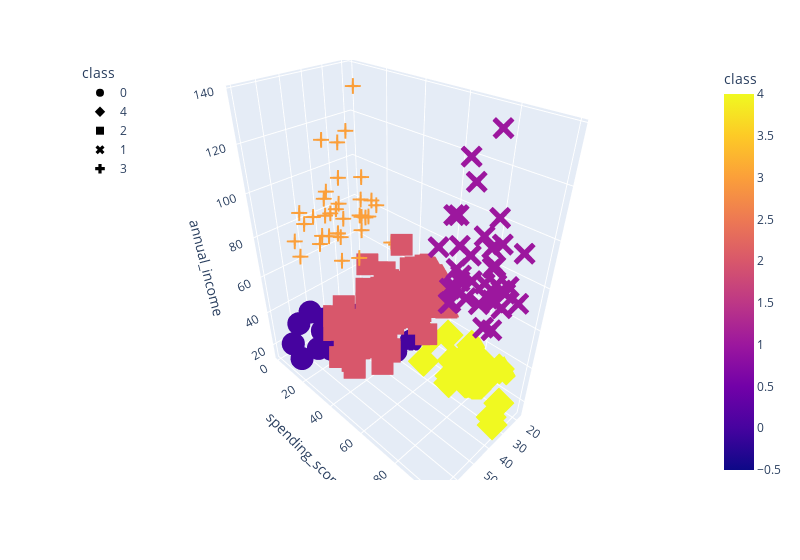

Notebook source saved alongside this figure:
### Code cell
# Plot the 3D-scatter with x="Annual Income", y="Spending Score (1-100)" and z="Age"
fig = px.scatter_3d(
    five_clusters,
    x="age",
    y="spending_score",
    z="annual_income",
    color="class",
    symbol="class",
    width=800,
)
fig.update_layout(legend=dict(x=0, y=1))
fig.show()

### Figure 1 — Plotly figure (JSON) as saved in the notebook; plotly's stock layout.template omitted (floating-point values rounded to 4 significant figures)
{"data": [{"hovertemplate": "class=%{marker.color}<br>age=%{x}<br>spending_score=%{y}<br>annual_income=%{z}<extra></extra>", "legendgroup": "0", "marker": {"color": [0, 0, 0, 0, 0, 0, 0, 0, 0, 0, 0, 0, 0, 0, 0, 0, 0, 0, 0, 0, 0, 0, 0], "coloraxis": "coloraxis", "symbol": "circle"}, "mode": "markers", "name": "0", "scene": "scene", "showlegend": true, "type": "scatter3d", "x": [19, 20, 31, 35, 64, 67, 58, 37, 35, 52, 35, 46, 54, 45, 40, 60, 53, 49, 42, 36, 65, 48, 49], "y": [39, 6, 40, 6, 3, 14, 15, 13, 35, 29, 35, 5, 14, 32, 31, 4, 4, 14, 17, 26, 35, 36, 28], "z": [15, 16, 17, 18, 19, 19, 20, 20, 21, 23, 24, 25, 28, 28, 29, 30, 33, 33, 34, 37, 38, 39, 39]}, {"hovertemplate": "class=%{marker.color}<br>age=%{x}<br>spending_score=%{y}<br>annual_income=%{z}<extra></extra>", "legendgroup": "4", "marker": {"color": [4, 4, 4, 4, 4, 4, 4, 4, 4, 4, 4, 4, 4, 4, 4, 4, 4, 4, 4, 4, 4, 4, 4], "coloraxis": "coloraxis", "symbol": "diamond"}, "mode": "markers", "name": "4", "scene": "scene", "showlegend": true, "type": "scatter3d", "x": [21, 23, 22, 23, 30, 35, 24, 22, 20, 35, 25, 31, 29, 35, 23, 21, 18, 21, 30, 20, 24, 31, 24], "y": [81, 77, 76, 94, 72, 99, 77, 79, 66, 98, 73, 73, 82, 61, 87, 73, 92, 81, 73, 75, 92, 61, 65], "z": [15, 16, 17, 18, 19, 19, 20, 20, 21, 23, 24, 25, 28, 28, 29, 30, 33, 33, 34, 37, 38, 39, 39]}, {"hovertemplate": "class=%{marker.color}<br>age=%{x}<br>spending_score=%{y}<br>annual_income=%{z}<extra></extra>", "legendgroup": "2", "marker": {"color": [2, 2, 2, 2, 2, 2, 2, 2, 2, 2, 2, 2, 2, 2, 2, 2, 2, 2, 2, 2, 2, 2, 2, 2, 2, 2, 2, 2, 2, 2, 2, 2, 2, 2, 2, 2, 2, 2, 2, 2, 2, 2, 2, 2, 2, 2, 2, 2, 2, 2, 2, 2, 2, 2, 2, 2, 2, 2, 2, 2, 2, 2, 2, 2, 2, 2, 2, 2, 2, 2, 2, 2, 2, 2, 2, 2, 2, 2, 2], "coloraxis": "coloraxis", "symbol": "square"}, "mode": "markers", "name": "2", "scene": "scene", "showlegend": true, "type": "scatter3d", "x": [50, 27, 29, 31, 49, 33, 31, 59, 50, 47, 51, 69, 27, 53, 70, 19, 67, 54, 63, 18, 43, 68, 19, 32, 70, 47, 60, 60, 59, 26, 45, 40, 23, 49, 57, 38, 67, 46, 21, 48, 55, 22, 34, 50, 68, 18, 48, 40, 32, 24, 47, 27, 48, 20, 23, 49, 67, 26, 49, 21, 66, 54, 68, 66, 65, 19, 38, 19, 18, 19, 63, 49, 51, 50, 27, 38, 40, 43, 28], "y": [55, 47, 42, 42, 52, 60, 54, 60, 45, 41, 50, 46, 51, 46, 56, 55, 52, 59, 51, 59, 50, 48, 59, 47, 55, 42, 49, 56, 47, 54, 53, 48, 52, 42, 51, 55, 41, 44, 57, 46, 58, 55, 60, 46, 55, 41, 49, 40, 42, 52, 47, 50, 42, 49, 41, 48, 59, 55, 56, 42, 50, 46, 43, 48, 52, 54, 42, 46, 48, 50, 43, 59, 43, 57, 56, 40, 58, 35, 40], "z": [40, 40, 40, 40, 42, 42, 43, 43, 43, 43, 44, 44, 46, 46, 46, 46, 47, 47, 48, 48, 48, 48, 48, 48, 49, 49, 50, 50, 54, 54, 54, 54, 54, 54, 54, 54, 54, 54, 54, 54, 57, 57, 58, 58, 59, 59, 60, 60, 60, 60, 60, 60, 61, 61, 62, 62, 62, 62, 62, 62, 63, 63, 63, 63, 63, 63, 64, 64, 65, 65, 65, 65, 67, 67, 67, 67, 69, 71, 76]}, {"hovertemplate": "class=%{marker.color}<br>age=%{x}<br>spending_score=%{y}<br>annual_income=%{z}<extra></extra>", "legendgroup": "1", "marker": {"color": [1, 1, 1, 1, 1, 1, 1, 1, 1, 1, 1, 1, 1, 1, 1, 1, 1, 1, 1, 1, 1, 1, 1, 1, 1, 1, 1, 1, 1, 1, 1, 1, 1, 1, 1, 1, 1, 1, 1], "coloraxis": "coloraxis", "symbol": "x"}, "mode": "markers", "name": "1", "scene": "scene", "showlegend": true, "type": "scatter3d", "x": [39, 31, 40, 38, 39, 31, 29, 32, 35, 32, 32, 28, 32, 34, 39, 38, 27, 30, 30, 29, 31, 36, 33, 32, 28, 36, 30, 27, 35, 32, 29, 30, 28, 36, 32, 38, 35, 32, 30], "y": [91, 77, 95, 75, 75, 71, 88, 73, 72, 93, 87, 97, 74, 90, 88, 76, 89, 78, 73, 83, 93, 75, 95, 63, 75, 92, 86, 69, 90, 86, 88, 97, 68, 85, 69, 91, 79, 74, 83], "z": [69, 70, 71, 71, 71, 72, 73, 73, 74, 75, 76, 77, 77, 78, 78, 78, 78, 78, 78, 79, 81, 85, 86, 87, 87, 87, 88, 88, 93, 97, 98, 99, 101, 103, 103, 113, 120, 126, 137]}, {"hovertemplate": "class=%{marker.color}<br>age=%{x}<br>spending_score=%{y}<br>annual_income=%{z}<extra></extra>", "legendgroup": "3", "marker": {"color": [3, 3, 3, 3, 3, 3, 3, 3, 3, 3, 3, 3, 3, 3, 3, 3, 3, 3, 3, 3, 3, 3, 3, 3, 3, 3, 3, 3, 3, 3, 3, 3, 3, 3, 3, 3], "coloraxis": "coloraxis", "symbol": "cross"}, "mode": "markers", "name": "3", "scene": "scene", "showlegend": true, "type": "scatter3d", "x": [23, 59, 47, 25, 20, 44, 19, 57, 25, 48, 34, 43, 44, 47, 37, 34, 56, 19, 50, 42, 36, 40, 36, 52, 58, 59, 37, 46, 41, 54, 41, 34, 33, 47, 45, 32], "y": [29, 11, 9, 34, 5, 7, 10, 5, 12, 36, 22, 17, 20, 16, 1, 1, 35, 5, 26, 20, 27, 13, 10, 13, 15, 14, 32, 15, 39, 24, 17, 23, 8, 16, 28, 18], "z": [70, 71, 71, 72, 73, 73, 74, 75, 77, 77, 78, 78, 78, 78, 78, 78, 79, 81, 85, 86, 87, 87, 87, 88, 88, 93, 97, 98, 99, 101, 103, 103, 113, 120, 126, 137]}], "layout": {"coloraxis": {"colorbar": {"title": {"text": "class"}}, "colorscale": [[0, "#0d0887"], [0.1111, "#46039f"], [0.2222, "#7201a8"], [0.3333, "#9c179e"], [0.4444, "#bd3786"], [0.5556, "#d8576b"], [0.6667, "#ed7953"], [0.7778, "#fb9f3a"], [0.8889, "#fdca26"], [1, "#f0f921"]]}, "legend": {"title": {"text": "class"}, "tracegroupgap": 0, "x": 0, "y": 1}, "margin": {"t": 60}, "scene": {"domain": {"x": [0, 1], "y": [0, 1]}, "xaxis": {"title": {"text": "age"}}, "yaxis": {"title": {"text": "spending_score"}}, "zaxis": {"title": {"text": "annual_income"}}}, "width": 800}}
